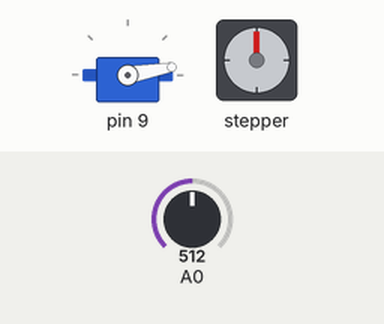
Simulated run of this sketch. Board: Arduino Uno, built with avr-gcc and run on an emulated ATmega328P. Parts: servo, stepper motor. The inputs (shaded band) are chosen by the test bench; at power-on: A0 = 512. Stepper angles assume 400 steps per turn; what the sketch prints to the serial monitor is not drawn.

Above: at 1.2 s.
1.3 s: A0 set to 716
At 2.57 s:
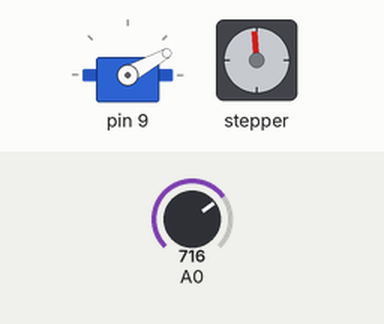
4.3 s: A0 set to 900
At 8.31 s:
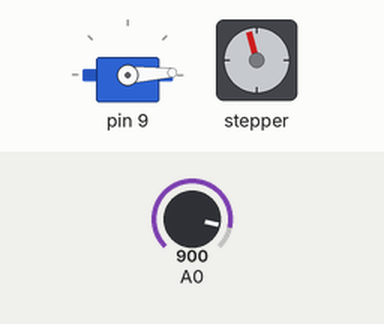
Timing chart, 0 to 25.0 s (numbered marks = the images above; inputs shaded):
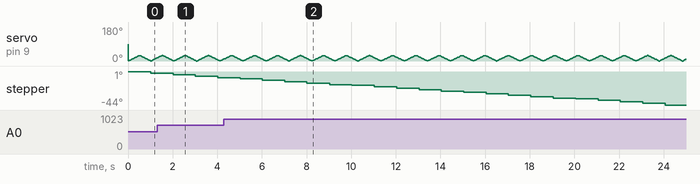

The sketch:

CombinedSketch.ino
```cpp
#include <Servo.h>
#include <Stepper.h>

const int stepsPerRevolution = 400;
Stepper myStepper(stepsPerRevolution, 2, 3, 4, 5);

const int a=0,b=2,c=4,d=6,e=1,f=3,g=5;

// X position variables
const int xLED[] = {22,23,24}; // LED Power
const int xSeg[] = {25,26,27,28,29,30,31}; // Each individual segment
int xpos,xincrement;

// Y position variables
const int yLED[] = {32,33,34}; // LED Power
const int ySeg[] = {35,36,37,38,39,40,41}; // Each individual segment
int ypos;

// Intensity variables
const int intLED[] = {42,43,44,45}; // LED Power
const int intSeg[] = {47,48,49,50,51,52,53}; // Each individual segment
double intensity;

int recv = 0; // Communication with java


// 7 Segment output based on pins and value to each individual 7 segment
void sevenSeg(int LEDpin, int seg[], int val)
{
  digitalWrite(LEDpin,HIGH);
  // Turn on pins based on value of output
  if(val==0) { // b c d e f g
    digitalWrite(seg[b],HIGH);
    digitalWrite(seg[c],HIGH);
    digitalWrite(seg[d],HIGH);
    digitalWrite(seg[e],HIGH);
    digitalWrite(seg[f],HIGH);
    digitalWrite(seg[g],HIGH);
  } else if(val==1) { // d g
    digitalWrite(seg[d],HIGH);
    digitalWrite(seg[g],HIGH);
  } else if(val==2) { // a d e f
    digitalWrite(seg[a],HIGH);
    digitalWrite(seg[c],HIGH);
    digitalWrite(seg[d],HIGH);
    digitalWrite(seg[e],HIGH);
    digitalWrite(seg[f],HIGH);
  } else if(val==3) { // a c d f g
    digitalWrite(seg[a],HIGH);
    digitalWrite(seg[c],HIGH);
    digitalWrite(seg[d],HIGH);
    digitalWrite(seg[f],HIGH);
    digitalWrite(seg[g],HIGH);
  } else if(val==4) { // a b d g
    digitalWrite(seg[a],HIGH);
    digitalWrite(seg[b],HIGH);
    digitalWrite(seg[d],HIGH);
    digitalWrite(seg[g],HIGH);
  } else if(val==5) { // a b c f g
    digitalWrite(seg[a],HIGH);
    digitalWrite(seg[b],HIGH);
    digitalWrite(seg[c],HIGH);
    digitalWrite(seg[f],HIGH);
    digitalWrite(seg[g],HIGH);
  } else if(val==6) { // a b c e f g
    digitalWrite(seg[a],HIGH);
    digitalWrite(seg[b],HIGH);
    digitalWrite(seg[c],HIGH);
    digitalWrite(seg[e],HIGH);
    digitalWrite(seg[f],HIGH);
    digitalWrite(seg[g],HIGH);
  } else if(val==7) { // c d g
    digitalWrite(seg[c],HIGH);
    digitalWrite(seg[d],HIGH);
    digitalWrite(seg[g],HIGH);
  } else if(val==8) { // a b c d e f g
    digitalWrite(seg[a],HIGH);
    digitalWrite(seg[b],HIGH);
    digitalWrite(seg[c],HIGH);
    digitalWrite(seg[d],HIGH);
    digitalWrite(seg[e],HIGH);
    digitalWrite(seg[f],HIGH);
    digitalWrite(seg[g],HIGH);
  } else if(val==9) { // a b c d f g
    digitalWrite(seg[a],HIGH);
    digitalWrite(seg[b],HIGH);
    digitalWrite(seg[c],HIGH);
    digitalWrite(seg[d],HIGH);
    digitalWrite(seg[f],HIGH);
    digitalWrite(seg[g],HIGH);
  }
  //delay(1);
  delayMicroseconds(100);
  // Turn everything off for next pin
  digitalWrite(LEDpin,LOW);
  digitalWrite(seg[a],LOW);
  digitalWrite(seg[b],LOW);
  digitalWrite(seg[c],LOW);
  digitalWrite(seg[d],LOW);
  digitalWrite(seg[e],LOW);
  digitalWrite(seg[f],LOW);
  digitalWrite(seg[g],LOW);
}

// Output to 7 segment
void sevenOutput(int s, int LEDpins[], int segpins[], int xpos)
{
  for(int i=s-1; i>=0; i--) {
    sevenSeg(LEDpins[i],segpins,xpos%10);
    xpos = xpos/10; // Get rid of the last digit
  }
}

class Flasher
{
    // Class Member Variables
    // These are initialized at startup
    int ledPin;      // the number of the LED pin

    int updateintervalsen = 1;
    // These maintain the current state
    int ledState;                 // ledState used to set the LED
    unsigned long previousMillissen;   // will store last time LED was updated
    int count = 0;
    int count2 = 0;
    int intenval[1000];

    // Constructor - creates a Flasher
    // and initializes the member variables and state
  public:
    Flasher(int pin)
    {
      ledPin = pin;
      pinMode(ledPin, INPUT);

      previousMillissen = 0;
    }

    void Updatesen()
    {
      // check to see if it's time to change the state of the LED
      unsigned long currentMillis = millis();

      if ((currentMillis - previousMillissen >= updateintervalsen))
      {
        previousMillissen = currentMillis;  // Remember the time
        count++;
        Serial.print(millis());
        Serial.print("    ");
        Serial.print(count2);
        Serial.print("    ");
        Serial.print(count);
        Serial.print("    ");
        Serial.println(analogRead(0));
        if (count == 30000)
        {
          count = 0;
          count2++;
        }
        if (count2 == 3)
        {
          Serial.print("Picture Done!");
          delay(100000);
        }

        // 7 Segment controls, update intensity
        intensity = analogRead(0);
      }
    }
};


class Sweeper
{
    Servo servo;              // the servo
    int pos;              // current servo position
    int increment;        // increment to move for each interval
    int  updateInterval;      // interval between updates
    unsigned long lastUpdate; // last update of position

  public:
    Sweeper(int interval)
    {
      updateInterval = interval;
      increment = 1;
    }

    void Attach(int pin)
    {
      servo.attach(pin);
    }

    void Detach()
    {
      servo.detach();
    }

    void Update()
    {
      if ((millis() - lastUpdate) > updateInterval) // time to update
      {
        lastUpdate = millis();
        pos += increment;
        servo.write(pos);
        //Serial.println(pos);
        if ((pos >= 30) || (pos <= 0)) // end of sweep
        {
          // reverse direction
          increment = -increment;
        }

        // 7 Segment controls, update x position
        // Incrementing, x goes up to 300 then comes back down again
        xpos = xpos+xincrement;
        if(0==xpos || 299==xpos) xincrement = xincrement*-1;
      }
    }
};

class Steppermotor
{
    int updateIntervalstep;
    unsigned long lastUpdate;

  public:
    Steppermotor(int intervalstep)
    {
      updateIntervalstep = intervalstep;
    }

    void Update()
    {
      if ((millis() - lastUpdate) > updateIntervalstep) // time to update
      {
        lastUpdate = millis();
        myStepper.step(-1);
        delay(1);
        myStepper.step(-1);

        // 7 Segment controls, update y position
        if(300==++ypos) ypos = 0;
      }
    }
};

Sweeper sweeper1(15);
Flasher sen1(0);
Steppermotor step1(1000);
int m = 0;

void setup()
{
  Serial.begin(115200);
  myStepper.setSpeed(60);
  sweeper1.Attach(9);

  xpos = ypos = 0;
  intensity = 0;
  xincrement = 1;

  for(int i=22; i<=53; i++) {
    pinMode(i,OUTPUT);
  }
}


void loop()
{
  // if serial port is available, read incoming bytes
  //if (Serial.available() > 0) {
  //  recv = Serial.read();

    // if 'y' (decimal 121) is received, run the program
    // anything other than 121 is received, turn everything off
  //  if (recv == 121){
      sweeper1.Update();

      sen1.Updatesen();

      step1.Update();

      // Output x and y position
      sevenOutput(3,xLED,xSeg,xpos);
      sevenOutput(3,yLED,ySeg,ypos);

      // Output light intensity
      sevenOutput(4,intLED,intSeg,intensity);
  //  } else { // Turn everything off
  //    for(int i=22; i<53; i++) {
  //      digitalWrite(i,LOW);
  //    }
  //  }

    // confirm values received in serial monitor window
  //  Serial.print("--Arduino received: ");
  //  Serial.println(recv);
  //}

  /*Serial.println(millis());
    Serial.println(m);
    m++;
    Serial.println(analogRead(0)); */


}
```
